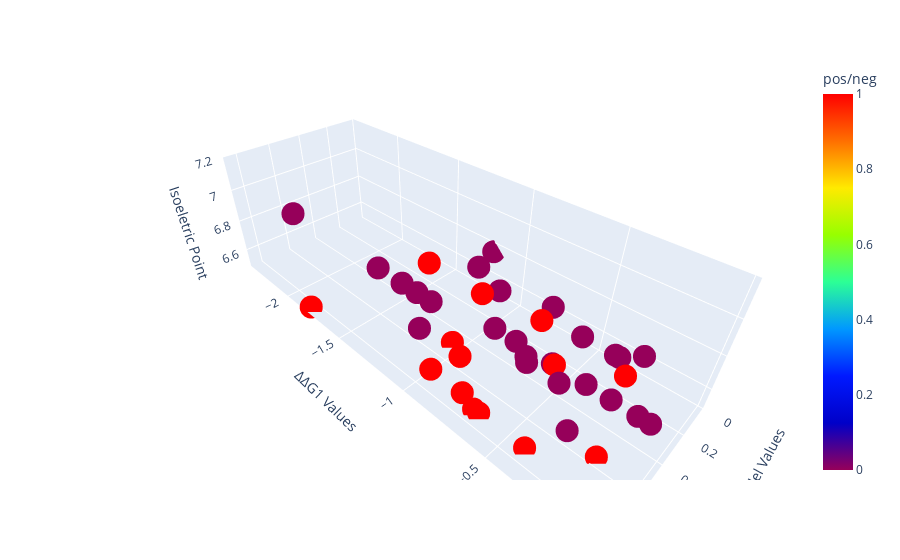

This figure's notebook cell:
### Code cell
scatterplot3D("Evolutionary Age as Pdel Values", "ΔΔG1 Values", "Isoeletric Point", "pdel", "deldel_G1","iso_point")

##Conclusion comments
#     Here is a 3D scatterplot comparing Evolutionary age as pdel values, ΔΔG values, and isoelectric point. This graph
# makes the grouping of positive group subjects to be more visible.

### Figure 1 — Plotly figure (JSON) as saved in the notebook; plotly's stock layout.template omitted (floating-point values rounded to 4 significant figures)
{"data": [{"hovertemplate": "Evolutionary Age as Pdel Values=%{x}<br>ΔΔG1 Values=%{y}<br>Isoeletric Point=%{z}<br>pos/neg=%{marker.color}<extra></extra>", "legendgroup": "", "marker": {"color": [1, 1, 1, 1, 1, 1, 1, 1, 1, 1, 1, 1, 1, 1, 0, 0, 0, 0, 0, 0, 0, 0, 0, 0, 0, 0, 0, 0, 0, 0, 0, 0, 0, 0, 0, 0, 0, 0, 0, 0], "coloraxis": "coloraxis", "symbol": "circle"}, "mode": "markers", "name": "", "scene": "scene", "showlegend": false, "type": "scatter3d", "x": [0.5, 0.74, 0.74, 0.74, 0.74, 0.74, 0.74, 0.74, 0.74, 0.57, 0.5, 0.74, 0.85, 0.74, 0.5, 0.5, 0.5, 0.19, 0.27, 0.27, 0.5, 0.5, 0.19, 0.57, 0.57, 0.02, 0.5, 0.57, 0.57, 0.74, 0.27, 0.57, 0.57, 0.5, 0.5, 0.57, 0.5, 0.19, 0.27, 0.74], "y": [-0.47, -0.96, -0.42, -0.11, -0.78, -0.68, -0.66, -0.96, -0.69, -0.18, -1.05, -0.41, -1.8, -0.76, -0.21, -0.1, -0.05, -0.23, -0.3, -0.95, -0.67, -0.48, -0.69, -0.4, -1.23, -1.2, -0.1, -1.53, -2.36, -1.03, -0.48, -1.34, -0.56, -0.61, -0.32, -1.13, -0.79, -1.16, -0.32, -0.25], "z": [6.76, 7.15, 7.18, 7.15, 6.76, 7.15, 6.5, 6.55, 6.5, 6.5, 6.5, 6.5, 6.5, 6.55, 6.76, 6.76, 6.76, 6.76, 6.76, 6.76, 6.76, 6.76, 6.76, 6.76, 6.76, 6.76, 6.76, 6.76, 6.76, 6.76, 6.76, 6.76, 6.76, 6.71, 6.76, 6.76, 6.76, 6.76, 6.76, 6.76]}], "layout": {"coloraxis": {"colorbar": {"title": {"text": "pos/neg"}}, "colorscale": [[0, "rgb(150,0,90)"], [0.125, "rgb(0,0,200)"], [0.25, "rgb(0,25,255)"], [0.375, "rgb(0,152,255)"], [0.5, "rgb(44,255,150)"], [0.625, "rgb(151,255,0)"], [0.75, "rgb(255,234,0)"], [0.875, "rgb(255,111,0)"], [1, "rgb(255,0,0)"]]}, "legend": {"tracegroupgap": 0}, "margin": {"t": 60}, "scene": {"domain": {"x": [0, 1], "y": [0, 1]}, "xaxis": {"title": {"text": "Evolutionary Age as Pdel Values"}}, "yaxis": {"title": {"text": "ΔΔG1 Values"}}, "zaxis": {"title": {"text": "Isoeletric Point"}}}}}
